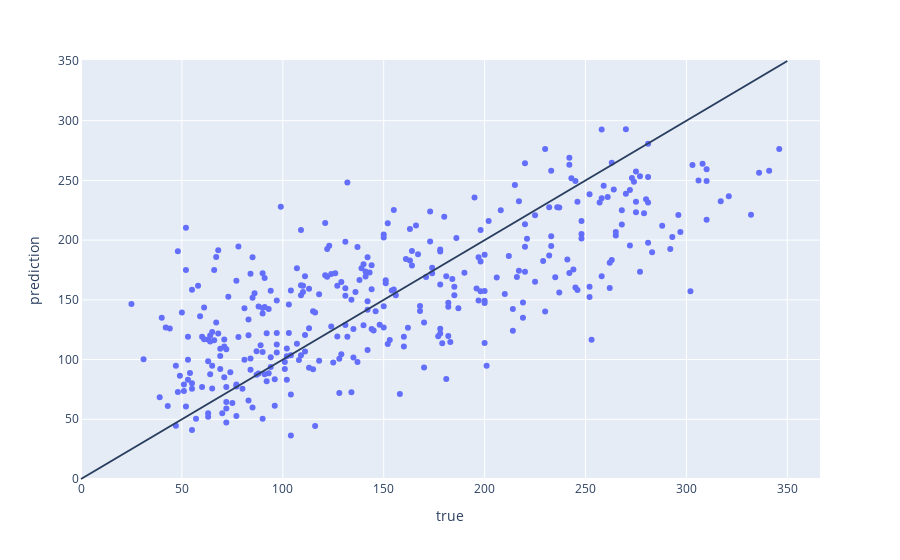

The cell this chart's notebook holds for it:
### Markdown cell above
Take a look at the model prediction on the train input, and compare them with the true prices in one figure.

### Code cell
predictions = model.predict(X_train)

y_train_plot = pd.DataFrame(y_train)
y_train_plot.rename(columns={"target": "true"}, inplace=True)
y_train_plot['prediction'] = predictions

fig = px.scatter(y_train_plot, x="true", y="prediction")
fig.add_shape(type="line", x0=0, y0=0, x1=350, y1=350)
fig.show()

### Figure 1 — Plotly figure (JSON) as saved in the notebook; plotly's stock layout.template omitted (floating-point values rounded to 4 significant figures; data arrays with more than 128 entries replaced by an {"elided": "..."} marker saying what was removed)
{"data": [{"hovertemplate": "true=%{x}<br>prediction=%{y}<extra></extra>", "legendgroup": "", "marker": {"color": "#636efa", "symbol": "circle"}, "mode": "markers", "name": "", "orientation": "v", "showlegend": false, "type": "scatter", "x": {"elided": "353 int values"}, "xaxis": "x", "y": {"elided": "353 float values"}, "yaxis": "y"}], "layout": {"legend": {"tracegroupgap": 0}, "margin": {"t": 60}, "shapes": [{"type": "line", "x0": 0, "x1": 350, "y0": 0, "y1": 350}], "xaxis": {"anchor": "y", "domain": [0, 1], "title": {"text": "true"}}, "yaxis": {"anchor": "x", "domain": [0, 1], "title": {"text": "prediction"}}}}
